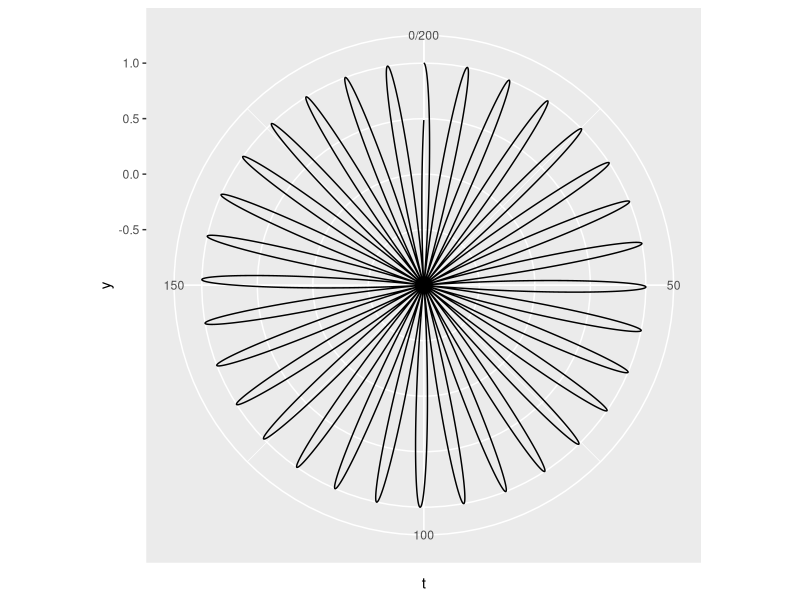

This figure's R source: (Note: this script raises an error after producing the figure.)
library(ggplot2)

t <- seq(0, 200, .001)
y <- cos(t)

df <- as.data.frame(cbind(t, y))

ggplot() + geom_path(data = df, aes(x = t, y = y)) + coord_polar()

# https://stackoverflow.com/questions/7455046/how-to-make-graphics-with-transparent-background-in-r-using-ggplot2

caption <-
  expression(paste("No. of ", bold("bacteria X"), " isolates with corresponding types"))

library(ggplot2)
ggplot() + labs(y = my_y_title)

mylist <- prep_smallset(
  data = df,
  prepCode = "other_code/prep_data.R",
  rowCount = 6,
  rowNums = c(1, 2, 5)
)

fts <- highlight_changes(
  list = mylist,
  captionScript = "mycaptions",
  constant = "seashell4",
  changed = "darkorchid1",
  added = "darkorange",
  deleted = "goldenrod1"
)
ftsList <- fts
ftsItemNum <- 2

tab <-
  as.data.frame(ftsList[[1]][[ftsItemNum]]$body$styles$text$color$data)

xs <-
  data.frame(variable = colnames(tab), x = seq(1, length(colnames(tab)), 1))

for (i in 1:ncol(tab)) {
  tab[, i] <- as.character(tab[, i])
}
tab$y <- seq(nrow(tab), 1, -1)
tabLong <- reshape2::melt(tab, id = c("y"))
tabLong <- merge(tabLong, xs)

xs$y <- rep(max(tabLong$y) + 1, nrow(xs))
xs$variable <- toupper(xs$variable)

circles <- subset(tabLong, value != ftsList[[2]])
circles$xCir <- circles$x - .25
circles$yCir <- circles$y + .25
circles <- circles[1, ]
circles$label <- "B"

# library(ggforce)
# c <- ggplot() +
#   geom_circle(data = circles,
#               aes(x0 = xCir,
#                   y0 = yCir,
#                   r = .2), fill = "lavender") +
#   geom_text(data = circles, aes(x = xCir, y = yCir, label = label), colour = "black", size = 40) +
#   coord_equal() +
#   theme(
#     panel.background = element_rect(fill = "transparent"),
#     # bg of the panel
#     plot.background = element_rect(fill = "transparent", color = NA),
#     # bg of the plot
#     panel.grid.major = element_blank(),
#     # get rid of major grid
#     panel.grid.minor = element_blank(),
#     # get rid of minor grid
#     legend.background = element_rect(fill = "transparent"),
#     # get rid of legend bg
#     legend.box.background = element_rect(fill = "transparent"),
#     # get rid of legend panel bg
#     axis.line = element_blank(),
#     axis.text.x = element_blank(),
#     axis.text.y = element_blank(),
#     axis.ticks = element_blank(),
#     axis.title.x = element_blank(),
#     axis.title.y = element_blank()
#   )
# c
# 
# ggsave(c, filename = "stampTest.png",  bg = "transparent")


a <- ggplot() +
  geom_tile(
    data = tabLong,
    aes(x = x, y = y, fill = value),
    alpha = .4,
    colour = "white",
    size = 1
  ) +
  scale_fill_identity() +
  geom_text(data = xs,
            aes(x = x, y = y, label = variable),
            size = 2) +
  coord_equal() +
  theme_void() +
  xlim(c(min(tabLong$x) - .5, max(tabLong$x) + .5))


a + geom_circle(data = circles,
              aes(x0 = xCir,
                  y0 = yCir,
                  r = .1), fill = "white", size = .3, alpha = 1, colour = "#9831cc") +
  geom_text(data = circles, aes(x = xCir, y = yCir, label = "B"), colour = "#9831cc", size = 2.5) +
  theme(
    panel.background = element_rect(fill = "transparent"),
    # bg of the panel
    plot.background = element_rect(fill = "transparent", color = NA),
    # bg of the plot
    panel.grid.major = element_blank(),
    # get rid of major grid
    panel.grid.minor = element_blank(),
    # get rid of minor grid
    legend.background = element_rect(fill = "transparent"),
    # get rid of legend bg
    legend.box.background = element_rect(fill = "transparent"),
    # get rid of legend panel bg
    axis.line = element_blank(),
    axis.text.x = element_blank(),
    axis.text.y = element_blank(),
    axis.ticks = element_blank(),
    axis.title.x = element_blank(),
    axis.title.y = element_blank()
  )


